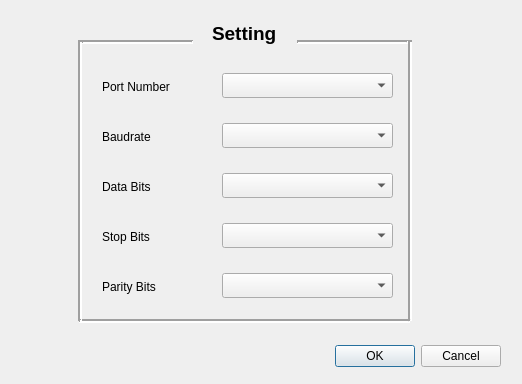
<?xml version="1.0" encoding="UTF-8"?>
<ui version="4.0">
 <class>SerialSettingDialog</class>
 <widget class="QDialog" name="SerialSettingDialog">
  <property name="enabled">
   <bool>true</bool>
  </property>
  <property name="geometry">
   <rect>
    <x>0</x>
    <y>0</y>
    <width>522</width>
    <height>384</height>
   </rect>
  </property>
  <property name="windowTitle">
   <string>Dialog</string>
  </property>
  <widget class="QDialogButtonBox" name="okayButton">
   <property name="geometry">
    <rect>
     <x>160</x>
     <y>340</y>
     <width>341</width>
     <height>32</height>
    </rect>
   </property>
   <property name="orientation">
    <enum>Qt::Horizontal</enum>
   </property>
   <property name="standardButtons">
    <set>QDialogButtonBox::Cancel|QDialogButtonBox::Ok</set>
   </property>
  </widget>
  <widget class="QLabel" name="settingLabel">
   <property name="geometry">
    <rect>
     <x>212</x>
     <y>23</y>
     <width>71</width>
     <height>21</height>
    </rect>
   </property>
   <property name="font">
    <font>
     <pointsize>14</pointsize>
     <weight>75</weight>
     <bold>true</bold>
    </font>
   </property>
   <property name="text">
    <string>Setting</string>
   </property>
  </widget>
  <widget class="QLabel" name="portNumberLabel">
   <property name="geometry">
    <rect>
     <x>102</x>
     <y>78</y>
     <width>91</width>
     <height>17</height>
    </rect>
   </property>
   <property name="text">
    <string>Port Number</string>
   </property>
  </widget>
  <widget class="QLabel" name="baudrateLabel">
   <property name="geometry">
    <rect>
     <x>102</x>
     <y>128</y>
     <width>91</width>
     <height>17</height>
    </rect>
   </property>
   <property name="text">
    <string>Baudrate</string>
   </property>
  </widget>
  <widget class="QLabel" name="dataBitsLabel">
   <property name="geometry">
    <rect>
     <x>102</x>
     <y>178</y>
     <width>91</width>
     <height>17</height>
    </rect>
   </property>
   <property name="text">
    <string>Data Bits</string>
   </property>
  </widget>
  <widget class="QComboBox" name="portNumberComboBox">
   <property name="geometry">
    <rect>
     <x>222</x>
     <y>73</y>
     <width>171</width>
     <height>25</height>
    </rect>
   </property>
  </widget>
  <widget class="QComboBox" name="baudrateComboBox">
   <property name="geometry">
    <rect>
     <x>222</x>
     <y>123</y>
     <width>171</width>
     <height>25</height>
    </rect>
   </property>
  </widget>
  <widget class="QLabel" name="stopBitsLabel">
   <property name="geometry">
    <rect>
     <x>102</x>
     <y>228</y>
     <width>91</width>
     <height>17</height>
    </rect>
   </property>
   <property name="text">
    <string>Stop Bits</string>
   </property>
  </widget>
  <widget class="QComboBox" name="dataBitsComboBox">
   <property name="geometry">
    <rect>
     <x>222</x>
     <y>173</y>
     <width>171</width>
     <height>25</height>
    </rect>
   </property>
  </widget>
  <widget class="QLabel" name="parityBitsLabel">
   <property name="geometry">
    <rect>
     <x>102</x>
     <y>278</y>
     <width>91</width>
     <height>17</height>
    </rect>
   </property>
   <property name="text">
    <string>Parity Bits</string>
   </property>
  </widget>
  <widget class="QComboBox" name="stopBitsComboBox">
   <property name="geometry">
    <rect>
     <x>222</x>
     <y>223</y>
     <width>171</width>
     <height>25</height>
    </rect>
   </property>
  </widget>
  <widget class="QComboBox" name="parityBitsComboBox">
   <property name="geometry">
    <rect>
     <x>222</x>
     <y>273</y>
     <width>171</width>
     <height>25</height>
    </rect>
   </property>
  </widget>
  <widget class="Line" name="line">
   <property name="geometry">
    <rect>
     <x>79</x>
     <y>313</y>
     <width>331</width>
     <height>16</height>
    </rect>
   </property>
   <property name="lineWidth">
    <number>2</number>
   </property>
   <property name="orientation">
    <enum>Qt::Horizontal</enum>
   </property>
  </widget>
  <widget class="Line" name="line_3">
   <property name="geometry">
    <rect>
     <x>402</x>
     <y>40</y>
     <width>16</width>
     <height>281</height>
    </rect>
   </property>
   <property name="lineWidth">
    <number>2</number>
   </property>
   <property name="orientation">
    <enum>Qt::Vertical</enum>
   </property>
  </widget>
  <widget class="Line" name="line_4">
   <property name="geometry">
    <rect>
     <x>70</x>
     <y>40</y>
     <width>20</width>
     <height>281</height>
    </rect>
   </property>
   <property name="lineWidth">
    <number>2</number>
   </property>
   <property name="orientation">
    <enum>Qt::Vertical</enum>
   </property>
  </widget>
  <widget class="Line" name="line_2">
   <property name="geometry">
    <rect>
     <x>82</x>
     <y>34</y>
     <width>111</width>
     <height>16</height>
    </rect>
   </property>
   <property name="lineWidth">
    <number>2</number>
   </property>
   <property name="orientation">
    <enum>Qt::Horizontal</enum>
   </property>
  </widget>
  <widget class="Line" name="line_5">
   <property name="geometry">
    <rect>
     <x>297</x>
     <y>34</y>
     <width>111</width>
     <height>16</height>
    </rect>
   </property>
   <property name="lineWidth">
    <number>2</number>
   </property>
   <property name="orientation">
    <enum>Qt::Horizontal</enum>
   </property>
  </widget>
  <zorder>okayButton</zorder>
  <zorder>portNumberLabel</zorder>
  <zorder>baudrateLabel</zorder>
  <zorder>dataBitsLabel</zorder>
  <zorder>portNumberComboBox</zorder>
  <zorder>baudrateComboBox</zorder>
  <zorder>stopBitsLabel</zorder>
  <zorder>dataBitsComboBox</zorder>
  <zorder>parityBitsLabel</zorder>
  <zorder>stopBitsComboBox</zorder>
  <zorder>parityBitsComboBox</zorder>
  <zorder>line</zorder>
  <zorder>line_3</zorder>
  <zorder>line_4</zorder>
  <zorder>settingLabel</zorder>
  <zorder>line_2</zorder>
  <zorder>line_5</zorder>
 </widget>
 <resources/>
 <connections>
  <connection>
   <sender>okayButton</sender>
   <signal>accepted()</signal>
   <receiver>SerialSettingDialog</receiver>
   <slot>accept()</slot>
   <hints>
    <hint type="sourcelabel">
     <x>248</x>
     <y>254</y>
    </hint>
    <hint type="destinationlabel">
     <x>157</x>
     <y>274</y>
    </hint>
   </hints>
  </connection>
  <connection>
   <sender>okayButton</sender>
   <signal>rejected()</signal>
   <receiver>SerialSettingDialog</receiver>
   <slot>reject()</slot>
   <hints>
    <hint type="sourcelabel">
     <x>316</x>
     <y>260</y>
    </hint>
    <hint type="destinationlabel">
     <x>286</x>
     <y>274</y>
    </hint>
   </hints>
  </connection>
 </connections>
</ui>
